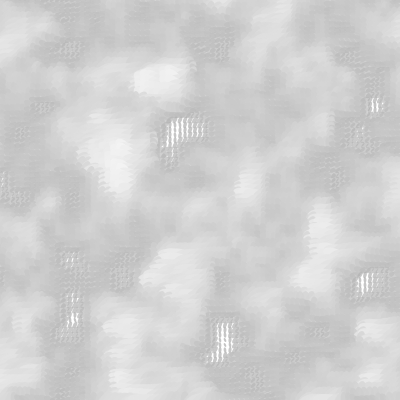
Frame 1 (no input)
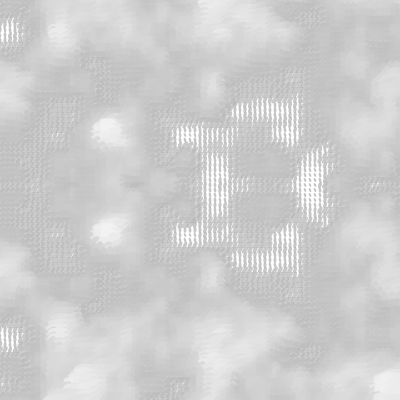
Frame 60 (the mouse pressed at the canvas centre just before this capture)
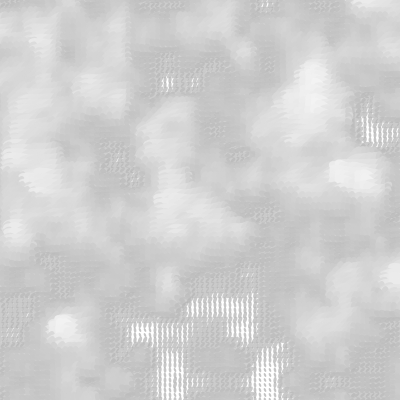
Frame 120 (the mouse held since frame 60 and released just before this capture)

The Processing sketch that drew these frames (run headless with seeded random() and noise(); from frame 60 on, the mouse is pressed at the canvas centre):

// Processing sketch: sketch_161226
// ── sketch_161226.pde
//noise&animation
float xstart, xnoise, ystart,ynoise;
float xstartNoise, ystartNoise;

//init
void setup(){
 size(400,400);
 
 smooth();
 background(0,191,255);
 
 xstartNoise = random(20);
 ystartNoise = random(20);
 xstart = random(10);
 ystart = random(10);
}

void draw(){
 background(255);
 
 xstartNoise += 0.01;
 ystartNoise += 0.01;
 xstart += (noise(xstartNoise) * 0.5) - 0.25;
 ystart += (noise(ystartNoise) * 0.5) - 0.25;
 
 xnoise = xstart;
 ynoise = ystart;
 
 for(int y = 0; y <= height; y+=5){
  ynoise += 0.1;
  xnoise = xstart;
  for(int x = 0; x <= width; x+=5){
   xnoise += 0.1;
   drawPoint(x,y,noise(xnoise, ynoise));
  }  
 }
}

void drawPoint(float x, float y, float noiseFactor){
 pushMatrix();
 translate(x,y);
 rotate(noiseFactor * radians(540));
   float edgeSize = noiseFactor * 35;
   float grey = 150 + (noiseFactor * 120);
   float alph = 150 + (noiseFactor * 120);
 noStroke();
   fill(grey,alph);
   ellipse(0,0,edgeSize, edgeSize/2);     
   popMatrix();
}

 
